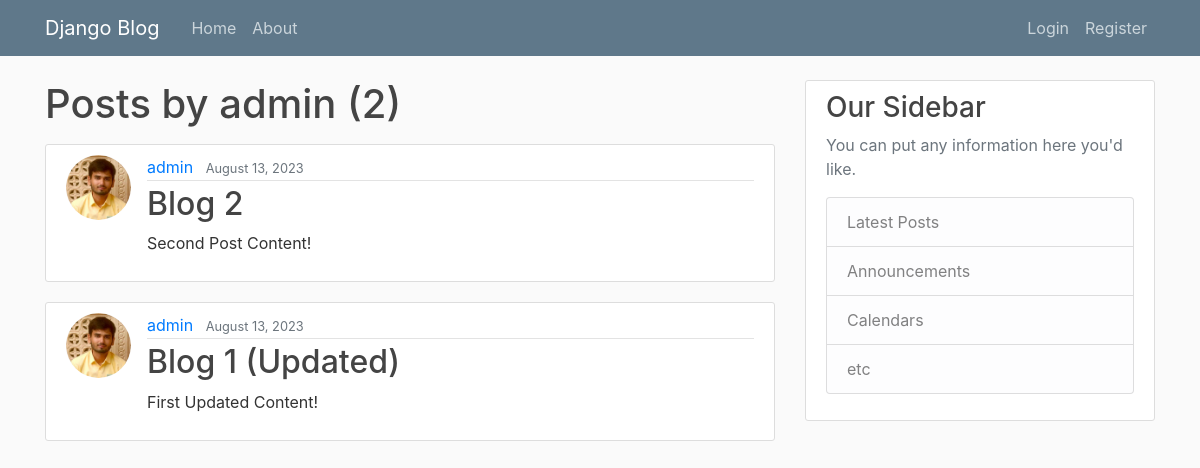
/user/admin/, run on an earlier commit of the app's database.
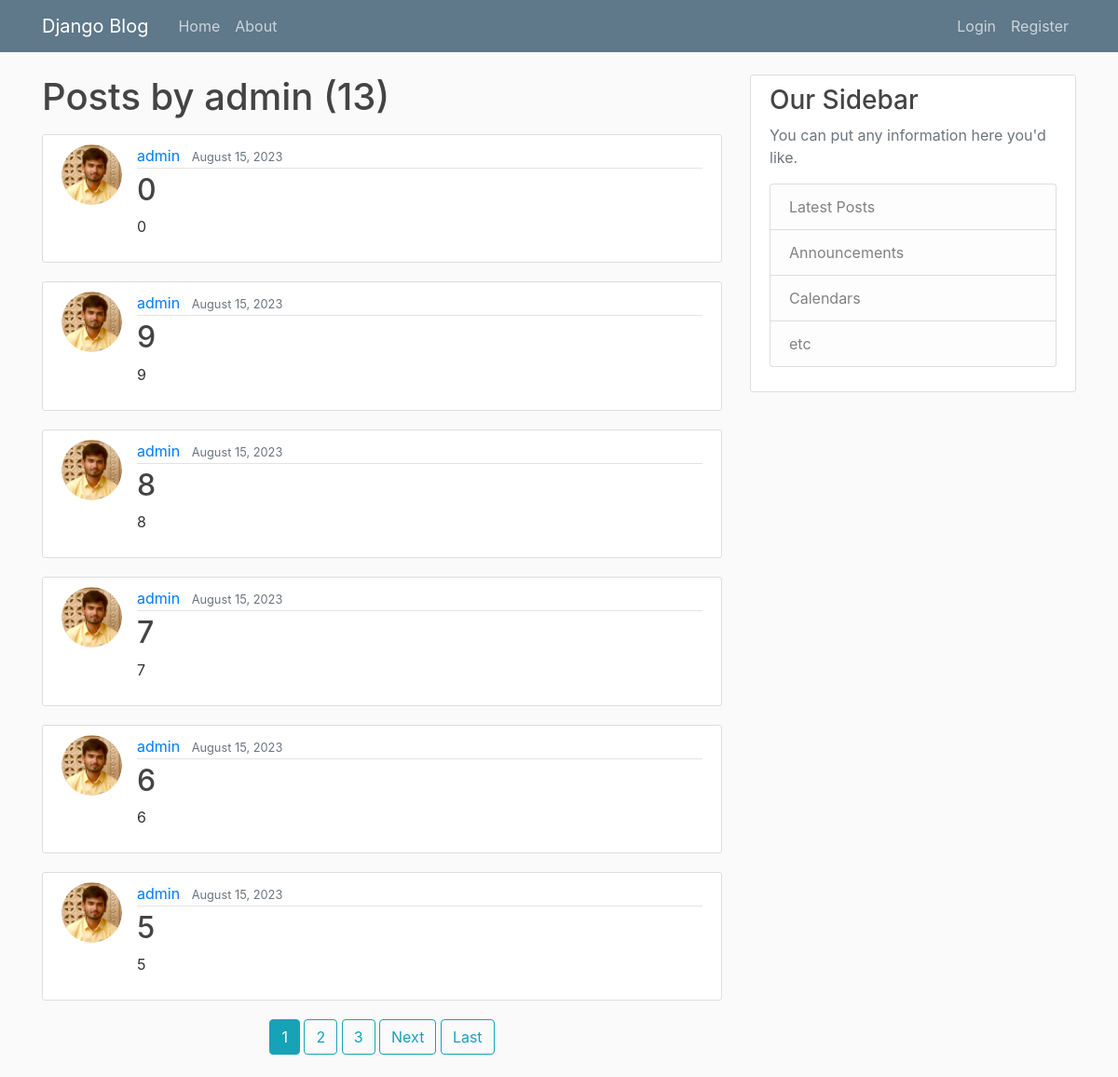
And on a later commit of the database.
### blog/models.py (models this page shows, shortened)
class Post(models.Model):
    title = models.CharField(max_length=100)
    content = models.TextField()
    date_posted = models.DateTimeField(default=timezone.now)
    author = models.ForeignKey(User, on_delete=models.CASCADE)

### users/models.py (models this page shows, shortened)
class Profile(models.Model):
    user = models.OneToOneField(User, on_delete=models.CASCADE)
    image = models.ImageField(default='default.jpg', upload_to='profile_pics')

### blog/views.py (the view)
# urls.py: path('user/<str:username>/', UserPostListView.as_view(), name='user-posts'),
class UserPostListView(ListView):
    model = Post
    template_name = 'blog/user_posts.html'
    context_object_name = 'posts'
    paginate_by = 6
    def get_queryset(self):
        user = get_object_or_404(User, username=self.kwargs.get('username'))
        return Post.objects.filter(author=user).order_by('-date_posted')

### blog/templates/blog/user_posts.html (shortened to what this page needs)
{% extends 'blog/base.html' %}
{% block content %}
    <h1 class="mb-3">Posts by {{ view.kwargs.username }} ({{ page_obj.paginator.count }})</h1>
    {% for post in posts %}
        <article class="media content-section">
          <img class="rounded-circle article-img" src="{{ post.author.profile.image.url }}">
          <div class="media-body">
            <div class="article-metadata">
              <a class="mr-2" href="{% url 'user-posts' post.author.username %}">{{ post.author }}</a>
              <small class="text-muted">{{ post.date_posted|date:'F d, Y' }}</small>
            </div>
            <h2><a class="article-title" href="{% url 'post-detail' post.id %}">{{ post.title }}</a></h2>
            <p class="article-content">{{ post.content }}</p>
          </div>
        </article>
    {% endfor %}
    <div class="text-center">
        {% if is_paginated %}
            {% for num in page_obj.paginator.page_range %}
                {% if page_obj.number == num %}
                    <a class="btn btn-info mb-4" href="?page={{ num }}">{{ num }}</a>
                {% elif num > page_obj.number|add:'-3' and num < page_obj.number|add:'3' %}
                    <a class="btn btn-outline-info mb-4" href="?page={{ num }}">{{ num }}</a>
                {% endif %}
            {% endfor %}
            {% if page_obj.has_next %}
                <a class="btn btn-outline-info mb-4" href="?page={{ page_obj.next_page_number }}">Next</a>
                <a class="btn btn-outline-info mb-4" href="?page={{ page_obj.paginator.num_pages }}">Last</a>
            {% endif %}
        {% endif %}
    </div>
{% endblock content %}

### blog/templates/blog/base.html (shortened to what this page needs)
{% load static %}
<!DOCTYPE html>
<html>
<head>
    <link rel="stylesheet" href="https://cdn.jsdelivr.net/npm/bootstrap@4.4.1/dist/css/bootstrap.min.css">
    <link rel="stylesheet" type="text/css" href="{% static 'blog/main.css' %}">
</head>
<body>
    <header class="site-header">
      <nav class="navbar navbar-expand-md navbar-dark bg-steel fixed-top">
        <div class="container">
          <a class="navbar-brand mr-4" href="{% url 'blog-home' %}">Django Blog</a>
          <div class="collapse navbar-collapse" id="navbarToggle">
            <div class="navbar-nav mr-auto">
              <a class="nav-item nav-link" href="{% url 'blog-home' %}">Home</a>
              <a class="nav-item nav-link" href="{% url 'blog-about' %}">About</a>
            </div>
            <div class="navbar-nav">
                {% if user.is_authenticated %}
                    <a class="nav-item nav-link" href="{% url 'post-create' %}">New Post</a>
                    <a class="nav-item nav-link" href="{% url 'profile' %}">Profile</a>
                    <a class="nav-item nav-link" href="{% url 'logout' %}">Logout</a>
                {% else %}
                    <a class="nav-item nav-link" href="{% url 'login' %}">Login</a>
                    <a class="nav-item nav-link" href="{% url 'register' %}">Register</a>
                {% endif %}
            </div>
          </div>
        </div>
      </nav>
    </header>
    <main role="main" class="container">
      <div class="row">
        <div class="col-md-8">
          {% block content %}{% endblock %}
        </div>
        <div class="col-md-4">
          <div class="content-section">
            <h3>Our Sidebar</h3>
            <p class='text-muted'>You can put any information here you'd like.
              <ul class="list-group">
                <li class="list-group-item list-group-item-light">Latest Posts</li>
                <li class="list-group-item list-group-item-light">Announcements</li>
                <li class="list-group-item list-group-item-light">Calendars</li>
                <li class="list-group-item list-group-item-light">etc</li>
              </ul>
            </p>
          </div>
        </div>
      </div>
    </main>
</body>
</html>

### blog/static/blog/main.css (style rules this page uses)
body { background: #fafafa; color: #333333; margin-top: 5rem; }
h1, h2, h3, h4, h5, h6 { color: #444444; }
ul { margin: 0; }
.bg-steel { background-color: #5f788a; }
.site-header .navbar-nav .nav-link { color: #cbd5db; }
.content-section { background: #ffffff; padding: 10px 20px; border: 1px solid #dddddd; border-radius: 3px; margin-bottom: 20px; }
.article-title { color: #444444; }
.article-content { white-space: pre-line; }
.article-img { height: 65px; width: 65px; margin-right: 16px; }
.article-metadata { padding-bottom: 1px; margin-bottom: 4px; border-bottom: 1px solid #e3e3e3 }

What changed in the data, as far as the page shows it:
no longer on this page (row unchanged): Post: author.profile.image (picture), author "admin", date_posted "August 13, 2023", title "Blog 2", content "Second Post Content!"
no longer on this page (row unchanged): Post: author.profile.image (picture), author "admin", date_posted "August 13, 2023", title "Blog 1 (Updated)", content "First Updated Content!"
added Post: author.profile.image (picture), author "admin", date_posted "August 15, 2023", title "0", content "0"
added Post: author.profile.image (picture), author "admin", date_posted "August 15, 2023", title "9", content "9"
added Post: author.profile.image (picture), author "admin", date_posted "August 15, 2023", title "8", content "8"
added Post: author.profile.image (picture), author "admin", date_posted "August 15, 2023", title "7", content "7"
added Post: author.profile.image (picture), author "admin", date_posted "August 15, 2023", title "6", content "6"
added Post: author.profile.image (picture), author "admin", date_posted "August 15, 2023", title "5", content "5"
Also different on the page:
{{ page_obj.paginator.count }}: "2" → "13"
new list line: "1"
new list line: "2"
new list line: "3"
text now shown: "Next Last"
